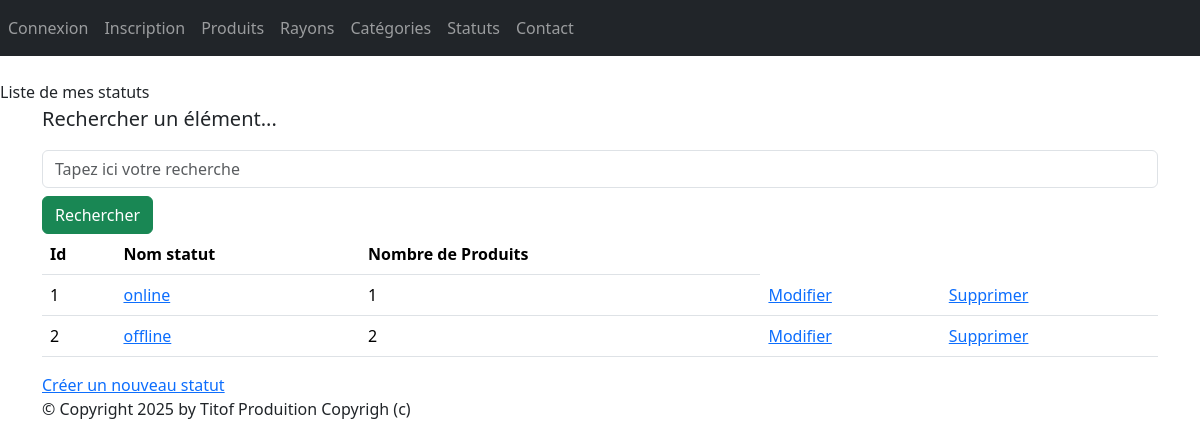
Before: /monApp/statuts/ with the older database file.
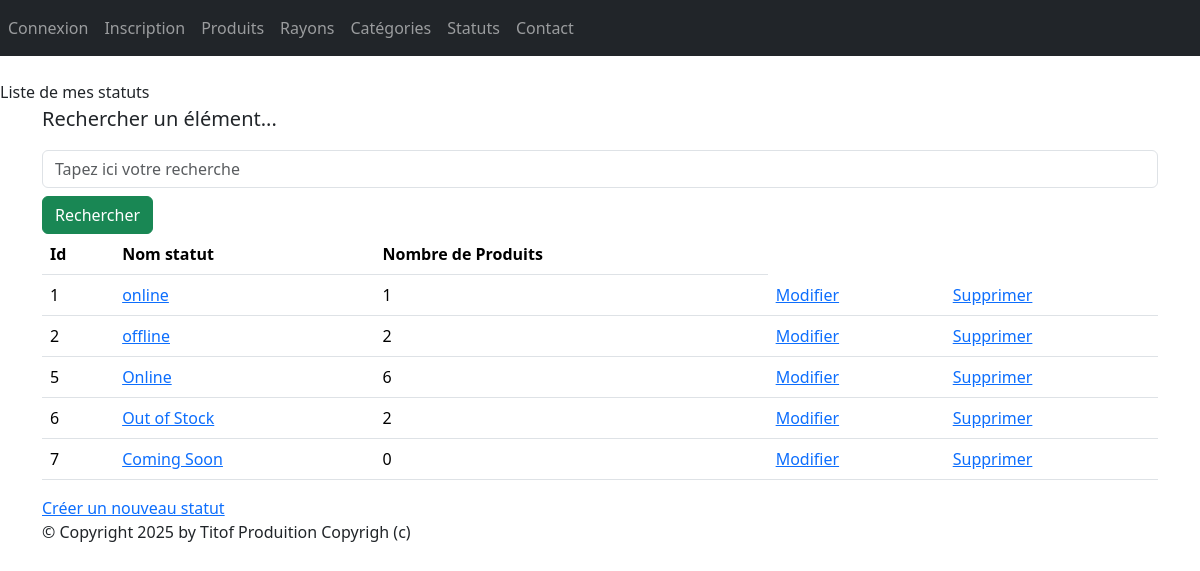
After: the same page with the newer database file.
### monApp/models.py (models this page shows, shortened)
class Statut(models.Model):
    idStatut = models.AutoField(primary_key=True)
    nomStatut = models.CharField(max_length=100)

### monApp/views.py (the view, shortened to what this page needs)
# urls.py: path("statuts/", StatutListView.as_view(), name="statuts"),
class StatutListView(ListView):
    model = Statut
    template_name = "monApp/list_statuts.html"
    context_object_name = "stats"
    def get_queryset(self):
        query = self.request.GET.get('search')
        if query:
            return Statut.objects.filter(nomStatut__icontains=query).annotate(nb_produits=Count('produits'))
        return Statut.objects.annotate(nb_produits=Count('produits'))
    def get_context_data(self, **kwargs):
        context = super(StatutListView, self).get_context_data(**kwargs)
        context['titremenu'] = "Liste de mes statuts"
        return context

### monApp/templates/monApp/list_statuts.html
{% extends 'monApp/base.html' %}
{% block menu %}
{{titremenu}}
{% endblock %}
{% block contenu %}
<p class="lead mb-3 ml-0">Rechercher un élément...</p>
<form method="GET" action="">
<input class="form-control" type="text" name="search" placeholder="Tapez ici votre recherche"
value="{{ request.GET.search }}">
<button type="submit" class="btn btn-success mt-2">Rechercher</button>
</form>
<table class="table">
    <thead>
        <th>Id</th>
        <th>Nom statut</th>
        <th>Nombre de Produits</th>
    </thead>
    <tbody>
        {% for statut in stats %}
        <tr>
            <td>{{ statut.idStatut }} </td>
            <td><a href="{% url 'dtl_statut' statut.idStatut %}">{{ statut.nomStatut }}</a></td>
            <td>{{ statut.nb_produits }} </td>
            <td><a href="{% url 'statut-chng' statut.idStatut %}">Modifier</a></td>
            <td><a href="{% url 'statut-del' statut.idStatut %}">Supprimer</a></td>
        </tr>
        {% endfor %}
    </tbody>
</table>
<a href="{% url 'crt-statut' %}">Créer un nouveau statut</a>
{% endblock %}

Changed rows visible on the page:
added Statut: idStatut "5", nomStatut "Online", nb_produits "6"
added Statut: idStatut "6", nomStatut "Out of Stock", nb_produits "2"
added Statut: idStatut "7", nomStatut "Coming Soon", nb_produits "0"
